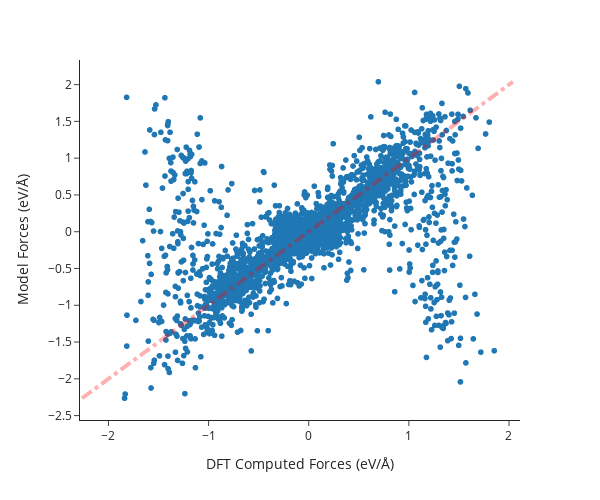

The notebook cell this image was saved under:
### Code cell
# Read in the model
model = torch.load(os.path.join(artifact_dir_forces, "reaction_model.pt"), map_location=torch.device('cpu'))

outputs = []
expecteds = []

for idx, data in enumerate(validation_loader):
    output = model(data)
    output = output.detach().numpy()

    expected = data.forces_transition_state
    expected = expected.detach().numpy()

    outputs.extend(output.tolist())
    expecteds.extend(expected.tolist())


outputs = np.array(outputs).flatten()
expecteds = np.array(expecteds).flatten()

outputs *= ase_units.Ha
outputs /= ase_units.Bohr
expecteds *= ase_units.Ha
expecteds /= ase_units.Bohr

print(f"Number of points: {len(outputs)}")
mae = np.mean(np.abs(outputs - expecteds))
print(f"Mean absolute error: {mae:.3f} eV/Å")

fig = px.scatter(x=expecteds, y=outputs, template="simple_white")
# fig.update_layout(title="Parity plot of the output vs. expected barriers")
fig.update_xaxes(title_text="DFT Computed Forces (eV/Å)")
fig.update_yaxes(title_text="Model Forces (eV/Å)")
# Set x and y axes to be greater than 0
# fig.update_xaxes(range=[0, outputs.max()])
# fig.update_yaxes(range=[0, outputs.max()])
# Draw the parity line
fig.add_shape(
    type="line",
    x0=outputs.min(),
    y0=outputs.min(),
    x1=outputs.max(),
    y1=outputs.max(),
    line=dict(
        color="Red",
        width=4,
        dash="dashdot",
    )
)
# Reduce the aspect ratio
fig.update_layout(
    autosize=False,
    width=600,
    height=500,
)


fig.show()

### Figure 1 — Plotly figure (JSON) as saved in the notebook; plotly's stock layout.template omitted (floating-point values rounded to 4 significant figures; data arrays with more than 128 entries replaced by an {"elided": "..."} marker saying what was removed)
{"data": [{"hovertemplate": "x=%{x}<br>y=%{y}<extra></extra>", "legendgroup": "", "marker": {"color": "#1F77B4", "symbol": "circle"}, "mode": "markers", "name": "", "showlegend": false, "type": "scattergl", "x": {"elided": "10815 float values"}, "xaxis": "x", "y": {"elided": "10815 float values"}, "yaxis": "y"}], "layout": {"autosize": false, "height": 500, "legend": {"tracegroupgap": 0}, "margin": {"t": 60}, "shapes": [{"line": {"color": "Red", "dash": "dashdot", "width": 4}, "type": "line", "x0": -2.264, "x1": 2.039, "y0": -2.264, "y1": 2.039}], "width": 600, "xaxis": {"anchor": "y", "domain": [0, 1], "title": {"text": "DFT Computed Forces (eV/Å)"}}, "yaxis": {"anchor": "x", "domain": [0, 1], "title": {"text": "Model Forces (eV/Å)"}}}}
